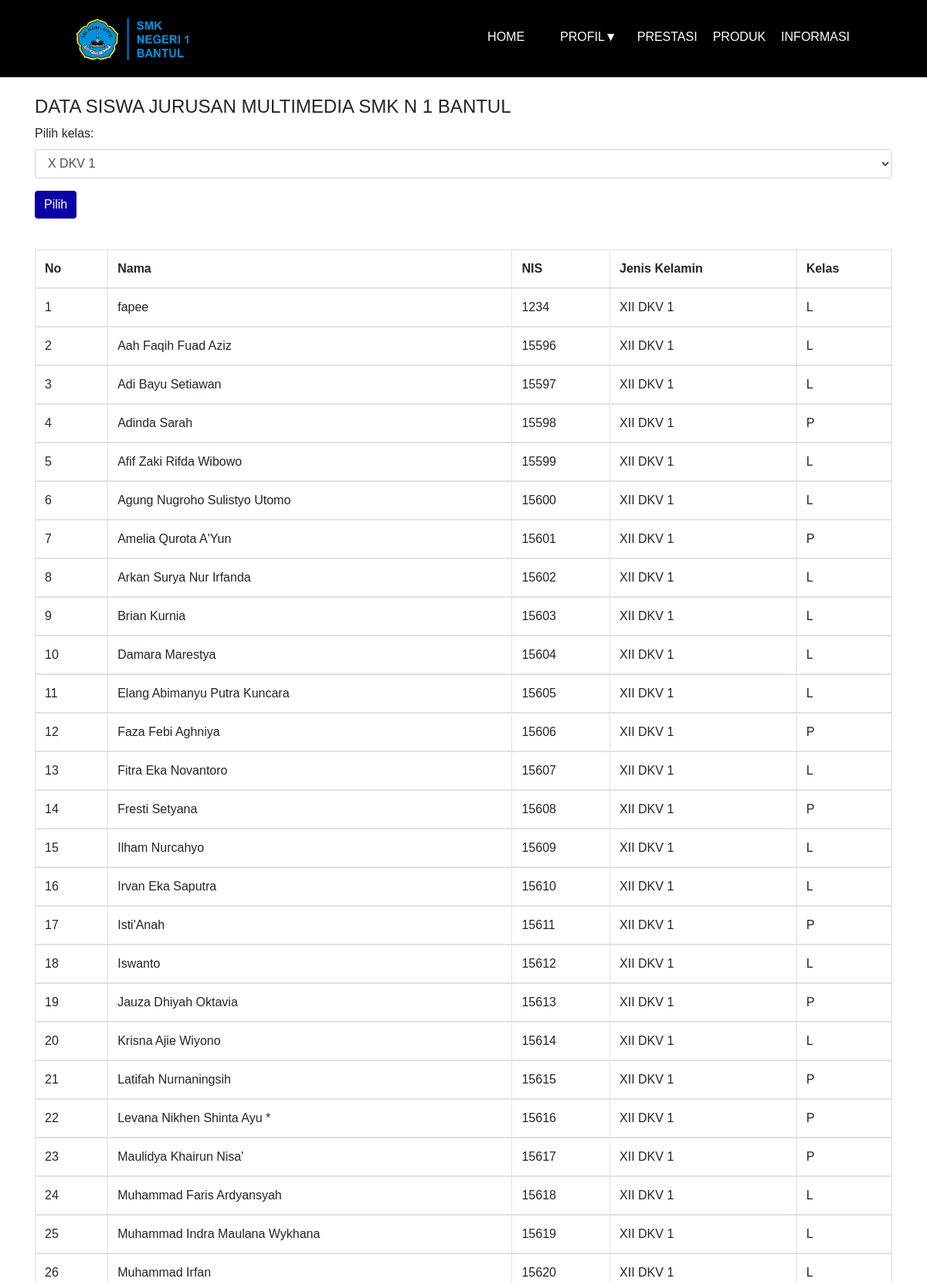
/website_mm/data_siswa.php (upper part), run on the app's committed database.
### tables this page shows
CREATE TABLE `data_siswa` (
  `nama` varchar(50) NOT NULL,
  `nis` varchar(5) NOT NULL,
  `kelas` varchar(10) DEFAULT NULL,
  `jk` varchar(1) DEFAULT NULL
);

### website_mm/data_siswa.php (the view, shortened to what this page needs)
<!DOCTYPE html>
<html>
<head>
    <link rel="stylesheet" href="bootstrap/css/bootstrap.min.css">
</head>
<body>
<div class="top">
  <header class="bg">
    <nav>
      <div class="menu">
        <a href=""><img src="img/logo_smk.png"></a>
          <ul>
            <li><a href="index.php">HOME</a></li>
              <div class="navbar">
                <div class="dropdownn">
                <button class="dropbtnn">PROFIL▼
                </button>
                </div>
              </div>
              <li><a href="prestasi.php">PRESTASI</a></li>
              <li><a href="produk.php">PRODUK</a></li>
              <li><a href="index.php#berita">INFORMASI</a></li>
          </ul>
      </div>
    </nav>
  </header>
</div>
<div class="container">
    <br>
    <h4>DATA SISWA JURUSAN MULTIMEDIA SMK N 1 BANTUL</h4>
    <form action="<?php echo $_SERVER["PHP_SELF"];?>" method="get">
    <div class="form-group">
        <label for="sel1">Pilih kelas:</label>
        <select class="form-control" name="kelas">
            <?php
            include "koneksi.php";
            $sql="select * from kelas";
            $hasil=mysqli_query($kon,$sql);
            while ($data = mysqli_fetch_array($hasil)) {
            $ket="";
            ?>
            <option <?php echo $ket; ?> value="<?php echo $data['kode_kelas'];?>"><?php echo $data['nama_kelas'];?></option>
            <?php
	}
  ?>
        </select>
    </div>
    <div class="form-group">
        <input type="submit" class="btn btn-info" value="Pilih">
    </div>
    </form>
    <table class="table table-bordered table-hover">
        <br>
        <thead>
        <tr>
            <th>No</th>
            <th>Nama</th>
            <th>NIS</th>
            <th>Jenis Kelamin</th>
            <th>Kelas</th>
        </tr>
        </thead>
        <?php
        if (isset($_GET['kelas'])) {
            $jurusan=trim($_GET['kelas']);
            $sql="select * from data_siswa where kelas='$jurusan' order by nis asc";
        }else {
            $sql="select * from data_siswa order by nis asc";
        }
        $hasil=mysqli_query($kon,$sql);
        $no=0;
        while ($data = mysqli_fetch_array($hasil)) {
            $no++;
            ?>
            <tbody>
            <tr>
                <td><?php echo $no;?></td>
                <td><?php echo $data["nama"];   ?></td>
                <td><?php echo $data["nis"]; ?></td>
                <td><?php echo $data["kelas"];   ?></td>
                <td><?php echo $data["jk"];   ?></td>
            </tr>
            </tbody>
            <?php
        }
        ?>
    </table>
</div>
</body>
</html>

### website_mm/data_siswa.php (style rules this page uses)
body { font-family: Arial, Helvetica, sans-serif; margin: 0; font-weight: lighter; }
.menu img { float: left; padding: 20px 90px; height: 100px; }
.menu > a { font-size: 16px; }
nav { top: 0; position: absolute; width: 100%; z-index: 1; background-color: #000; }
.dropdownn { overflow: hidden; font-family: Arial; }
.dropdownn { float: left; overflow: hidden; }
.dropdownn .dropbtnn { font-size: 16px; border: none; outline: none; color: hwb(0 100% 0%); padding: 0px 10px; background-color: inherit; font-family: inherit; margin: 0; }
.menu ul { list-style: none; display: inline-flex; float: right; padding-right: 80px; padding-top: 28px; }
.menu ul li { padding-right: 20px; padding-top: 8px; }
.menu ul li a { text-decoration: none; cursor: pointer; color: white; }
.btn { background-color: #0b00a7; border:none; }

### data on the page
data_siswa: nama "fapee", nis "1234", kelas "XII DKV 1", jk "L"
data_siswa: nama "Aah Faqih Fuad Aziz", nis "15596", kelas "XII DKV 1", jk "L"
data_siswa: nama "Adi Bayu Setiawan", nis "15597", kelas "XII DKV 1", jk "L"
data_siswa: nama "Adinda Sarah", nis "15598", kelas "XII DKV 1", jk "P"
data_siswa: nama "Afif Zaki Rifda Wibowo", nis "15599", kelas "XII DKV 1", jk "L"
data_siswa: nama "Agung Nugroho Sulistyo Utomo", nis "15600", kelas "XII DKV 1", jk "L"
data_siswa: nama "Amelia Qurota A'Yun", nis "15601", kelas "XII DKV 1", jk "P"
data_siswa: nama "Arkan Surya Nur Irfanda", nis "15602", kelas "XII DKV 1", jk "L"
data_siswa: nama "Brian Kurnia", nis "15603", kelas "XII DKV 1", jk "L"
data_siswa: nama "Damara Marestya", nis "15604", kelas "XII DKV 1", jk "L"
data_siswa: nama "Elang Abimanyu Putra Kuncara", nis "15605", kelas "XII DKV 1", jk "L"
data_siswa: nama "Faza Febi Aghniya", nis "15606", kelas "XII DKV 1", jk "P"
data_siswa: nama "Fitra Eka Novantoro", nis "15607", kelas "XII DKV 1", jk "L"
data_siswa: nama "Fresti Setyana", nis "15608", kelas "XII DKV 1", jk "P"
data_siswa: nama "Ilham Nurcahyo", nis "15609", kelas "XII DKV 1", jk "L"
data_siswa: nama "Irvan Eka Saputra", nis "15610", kelas "XII DKV 1", jk "L"
data_siswa: nama "Isti'Anah", nis "15611", kelas "XII DKV 1", jk "P"
data_siswa: nama "Iswanto", nis "15612", kelas "XII DKV 1", jk "L"
data_siswa: nama "Jauza Dhiyah Oktavia", nis "15613", kelas "XII DKV 1", jk "P"
data_siswa: nama "Krisna Ajie Wiyono", nis "15614", kelas "XII DKV 1", jk "L"
data_siswa: nama "Latifah Nurnaningsih", nis "15615", kelas "XII DKV 1", jk "P"
data_siswa: nama "Levana Nikhen Shinta Ayu *", nis "15616", kelas "XII DKV 1", jk "P"
data_siswa: nama "Maulidya Khairun Nisa'", nis "15617", kelas "XII DKV 1", jk "P"
data_siswa: nama "Muhammad Faris Ardyansyah", nis "15618", kelas "XII DKV 1", jk "L"
data_siswa: nama "Muhammad Indra Maulana Wykhana", nis "15619", kelas "XII DKV 1", jk "L"
data_siswa: nama "Muhammad Irfan", nis "15620", kelas "XII DKV 1", jk "L"

### other printed values
form field kelas "X DKV 1"
